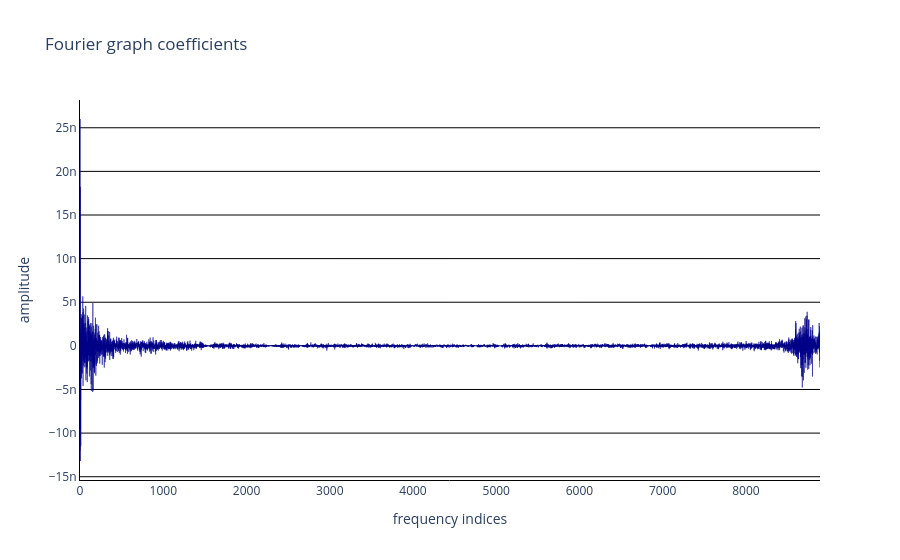

Notebook code cell kept with this figure:
### Markdown cell above
#### 🌟 Visualize source spectrum

### Code cell
spectrum = data["cst_hr"] @ Xa
mm.viz.plot_spectrum(spectrum[:, int(spectrum.shape[1]/2)])

### Figure 1 — Plotly figure (JSON) as saved in the notebook; plotly's stock layout.template omitted (floating-point values rounded to 4 significant figures; data arrays with more than 128 entries replaced by an {"elided": "..."} marker saying what was removed)
{"data": [{"marker": {"color": "darkblue", "line": {"color": "darkblue"}}, "type": "bar", "y": {"elided": "8890 float values"}}], "layout": {"plot_bgcolor": "white", "showlegend": false, "title": {"text": "Fourier graph coefficients"}, "xaxis": {"linecolor": "black", "title": {"text": "frequency indices"}}, "yaxis": {"gridcolor": "black", "linecolor": "black", "title": {"text": "amplitude"}}}}
